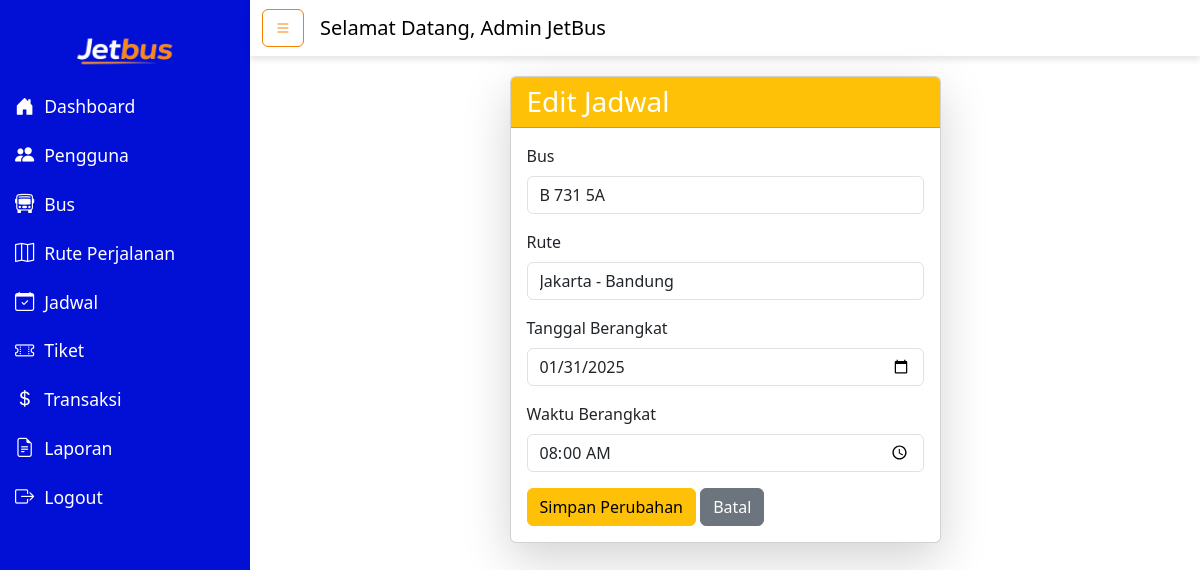
Page /admin/editJadwal.php?id=9 (signed in) on the committed database.
### tables this page shows
CREATE TABLE `jadwal` (
  `id_jadwal` int(11) NOT NULL,
  `id_bus` int(11) NOT NULL,
  `id_rute` int(11) NOT NULL,
  `tanggal_berangkat` date NOT NULL,
  `waktu_berangkat` time NOT NULL,
  `waktu_tiba` time NOT NULL
);

CREATE TABLE `bus` (
  `id_bus` int(11) NOT NULL,
  `no_plat` varchar(20) NOT NULL,
  `id_tipe` int(11) NOT NULL
);

CREATE TABLE `rute` (
  `id_rute` int(11) NOT NULL,
  `lokasi_asal` varchar(100) NOT NULL,
  `lokasi_tujuan` varchar(100) NOT NULL,
  `jarak` decimal(10,0) DEFAULT NULL
);

### admin/editJadwal.php (the view, shortened to what this page needs)
<?php
include "header.php";
include "../koneksi.php";
$id = $_GET['id'];
$jadwal = mysqli_fetch_assoc(mysqli_query($koneksi, "SELECT * FROM jadwal WHERE id_jadwal='$id'"));
$busQuery = mysqli_query($koneksi, "SELECT * FROM bus");
$ruteQuery = mysqli_query($koneksi, "SELECT * FROM rute");
?>
<div class="d-flex">
    <?php include "sidebar.php"; ?>
    <div class="content-wrapper w-100">
        <?php include "navbar.php"; ?>
        <main class="content">
            <div class="container-fluid">
                <div class="row justify-content-center">
                    <div class="col-md-6">
                        <div class="card shadow-lg">
                            <div class="card-header bg-warning text-white">
                                <h3 class="mb-0">Edit Jadwal</h3>
                            </div>
                            <div class="card-body">
                                <form action="updateJadwal.php" method="POST">
                                    <div class="mb-3">
                                        <label for="bus" class="form-label">Bus</label>
                                        <select class="form-control" id="bus" name="id_bus">
                                            <?php while ($bus = mysqli_fetch_assoc($busQuery)) { ?>
                                                <option value="<?= $bus['id_bus']; ?>" <?= $bus['id_bus'] == $jadwal['id_bus'] ? 'selected' : ''; ?>>
                                                    <?= $bus['no_plat']; ?>
                                                </option>
                                            <?php } ?>
                                        </select>
                                    </div>
                                    <div class="mb-3">
                                        <label for="rute" class="form-label">Rute</label>
                                        <select class="form-control" id="rute" name="id_rute">
                                            <?php while ($rute = mysqli_fetch_assoc($ruteQuery)) { ?>
                                                <option value="<?= $rute['id_rute']; ?>" <?= $rute['id_rute'] == $jadwal['id_rute'] ? 'selected' : ''; ?>>
                                                    <?= $rute['lokasi_asal'] . " - " . $rute['lokasi_tujuan']; ?>
                                                </option>
                                            <?php } ?>
                                        </select>
                                    </div>
                                    <div class="mb-3">
                                        <label for="tanggal" class="form-label">Tanggal Berangkat</label>
                                        <input type="date" class="form-control" id="tanggal" name="tanggal_berangkat" value="<?= $jadwal['tanggal_berangkat']; ?>">
                                    </div>
                                    <div class="mb-3">
                                        <label for="waktu" class="form-label">Waktu Berangkat</label>
                                        <input type="time" class="form-control" id="waktu" name="waktu_berangkat" value="<?= $jadwal['waktu_berangkat']; ?>">
                                    </div>
                                    <button type="submit" class="btn btn-warning">Simpan Perubahan</button>
                                    <a href="kelolaJadwal.php" class="btn btn-secondary">Batal</a>
                                </form>
                            </div>
                        </div>
                    </div>
                </div>
            </div>
        </main>
    </div>
</div>
<?php include 'footer.php'; ?>

### assets/css/admin.css (style rules this page uses)
body { font-family: Arial, sans-serif; background-color: #f5f5f5; margin: 0; padding: 0; }
.content-wrapper { flex: 1; display: flex; flex-direction: column; }
.content { padding: 20px; background-color: white; min-height: 100vh; }

### rows in the picture
jadwal: id_bus "B 731 5A", id_rute "Jakarta - Bandung", tanggal_berangkat "01/31/2025", waktu_berangkat "08:00:00"

### other values in the picture
$_SESSION['nama'] "Admin JetBus"
